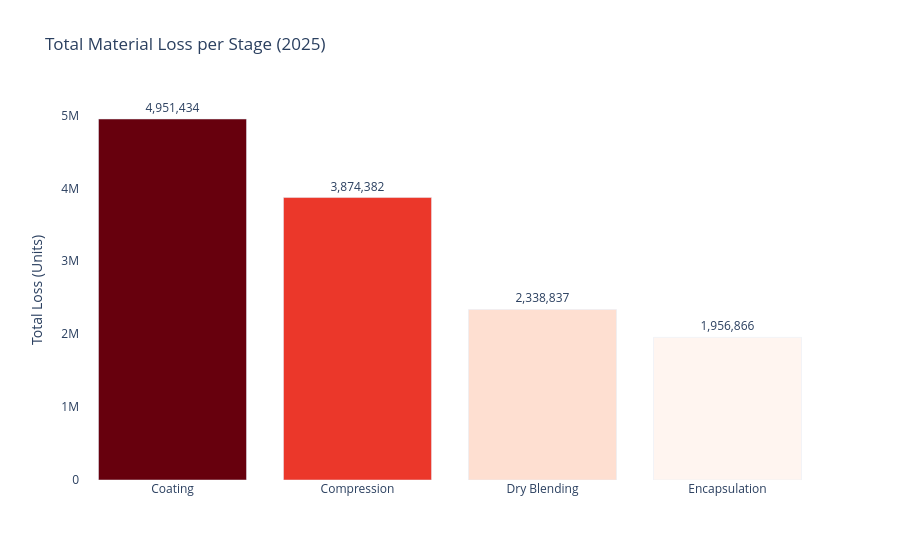

The notebook cell this image was saved under:
### Code cell
stage_labels = {
    'dry_blending': 'Dry Blending',
    'compression': 'Compression',
    'coating': 'Coating',
    'encapsulation': 'Encapsulation'
}

df_loss_per_stage['stage_label'] = df_loss_per_stage['stage'].map(stage_labels)

fig = px.bar(
    df_loss_per_stage,
    x='stage_label',
    y='total_loss_units',
    title='Total Material Loss per Stage (2025)',
    labels={
        'total_loss_units': 'Total Loss (Units)',
        'stage_label': ''
    },
    text='total_loss_units',
    color='total_loss_units',
    color_continuous_scale='Reds'
)

fig.update_traces(
    textposition='outside',
    texttemplate='%{text:,.0f}'
)
fig.update_layout(
    plot_bgcolor='white',
    coloraxis_showscale=False,
    xaxis=dict(showgrid=False),
    yaxis=dict(showgrid=False, title='Total Loss (Units)')
)
fig.show()

### Figure 1 — Plotly figure (JSON) as saved in the notebook; plotly's stock layout.template omitted (floating-point values rounded to 4 significant figures)
{"data": [{"hovertemplate": "=%{x}<br>Total Loss (Units)=%{marker.color}<extra></extra>", "legendgroup": "", "marker": {"color": [4951000.0, 3874000.0, 2339000.0, 1957000.0], "coloraxis": "coloraxis", "pattern": {"shape": ""}}, "name": "", "orientation": "v", "showlegend": false, "text": [4951000.0, 3874000.0, 2339000.0, 1957000.0], "textposition": "outside", "texttemplate": "%{text:,.0f}", "type": "bar", "x": ["Coating", "Compression", "Dry Blending", "Encapsulation"], "xaxis": "x", "y": [4951000.0, 3874000.0, 2339000.0, 1957000.0], "yaxis": "y"}], "layout": {"barmode": "relative", "coloraxis": {"colorbar": {"title": {"text": "Total Loss (Units)"}}, "colorscale": [[0, "rgb(255,245,240)"], [0.125, "rgb(254,224,210)"], [0.25, "rgb(252,187,161)"], [0.375, "rgb(252,146,114)"], [0.5, "rgb(251,106,74)"], [0.625, "rgb(239,59,44)"], [0.75, "rgb(203,24,29)"], [0.875, "rgb(165,15,21)"], [1, "rgb(103,0,13)"]], "showscale": false}, "legend": {"tracegroupgap": 0}, "plot_bgcolor": "white", "title": {"text": "Total Material Loss per Stage (2025)"}, "xaxis": {"anchor": "y", "domain": [0, 1], "showgrid": false, "title": {"text": ""}}, "yaxis": {"anchor": "x", "domain": [0, 1], "showgrid": false, "title": {"text": "Total Loss (Units)"}}}}
